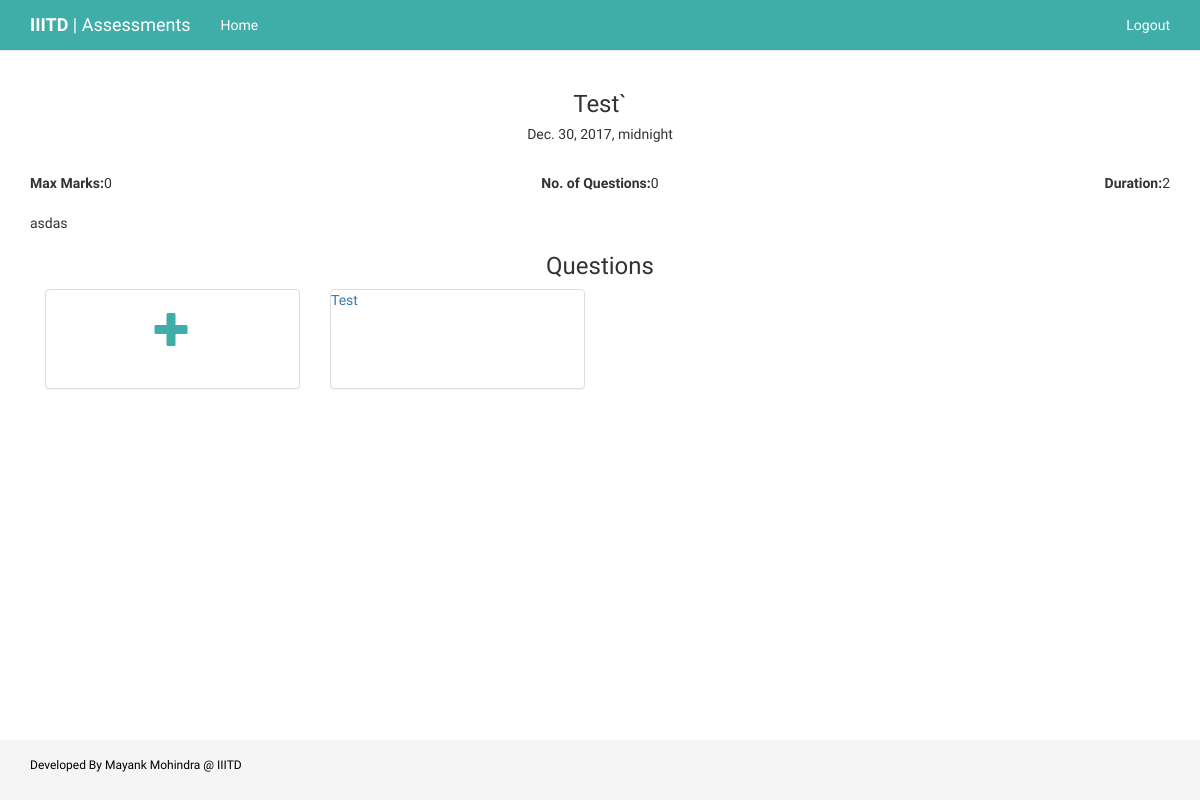
Page /view_assessment/1/ (signed in) on the committed database.
### quiz/models.py (models this page shows, shortened)
class Assessment(models.Model):
	name=models.CharField(max_length=250, blank=False)
	date=models.DateTimeField(blank=False)
	max_marks=models.IntegerField(null=False)
	no_of_questions=models.IntegerField(null=False)
	duration=models.IntegerField(null=False)
	description=models.CharField(max_length=2000, blank=True)

class Question(models.Model):
	assessment=models.ForeignKey(Assessment, on_delete=models.CASCADE)
	question=models.CharField(max_length=1000)
	option_a=models.CharField(max_length=250)
	option_b=models.CharField(max_length=250)
	option_c=models.CharField(max_length=250)
	option_d=models.CharField(max_length=250)
	question_image=models.CharField(default=None, max_length=250,blank=True, null=True)
	option_a_image=models.CharField(default=None, max_length=250,blank=True, null=True)
	option_b_image=models.CharField(default=None, max_length=250,blank=True, null=True)
	option_c_image=models.CharField(default=None, max_length=250,blank=True, null=True)
	option_d_image=models.CharField(default=None, max_length=250,blank=True, null=True)
	solution=models.CharField(max_length=2)

### quiz/views.py (the view)
# urls.py: url(r'^view_assessment/(?P<assessment_no>\d+)/$',views.viewAssessment, name='viewAssessment'),
@staff_member_required
def viewAssessment(request, assessment_no):
	assessment=get_object_or_404(Assessment, pk=assessment_no)
	questions=assessment.question_set.all()
	context={
		'assessment':assessment,
		'questions':questions,
	}
	return render(request, 'quiz/view_assessment.html', context)

### quiz/templates/quiz/view_assessment.html (shortened to what this page needs)
{% extends 'quiz/base.html' %}
{% load staticfiles %}
{% block body %}
<div class="container">
	<center>
		<h3>{{assessment.name}}</h3>
		<h5>{{assessment.date}}</h5>
	</center>
	<br>
	<div class="row">
		<div class="col-sm-4"><b>Max Marks:</b>{{assessment.max_marks}}</div>
		<div class="col-sm-4"><center><b>No. of Questions:</b>{{assessment.no_of_questions}}</center></div>
		<div class="col-sm-4"><div class="pull-right"><b>Duration:</b>{{assessment.duration}}</div></div>
	</div>
	<br>
	{{ assessment.description }}
	<br>
	<center>
		<h3>Questions</h3>
	</center>
	<div class="col-sm-3">
		<a href="{% url 'quiz:createQuestion' assessment.pk%}">
		<div class="panel panel-default">
		<h1><center>
			<span class="glyphicon glyphicon-plus"></span>
		</center></h1>
		</div>
		</a>
	</div>
	{% for question in questions %}
		<div class="col-sm-3">
			<a href="{% url 'quiz:viewQuestion' question.pk%}">
			<div class="panel panel-default">
				{{question.question}}
			</div>
			</a>
		</div>
	{% endfor %}
</div>
{% endblock %}

### quiz/static/quiz/css/base.css (style rules this page uses)
html { position: relative; min-height: 100%; }
body { font-family: 'Raleway', sans-serif; margin-bottom: 60px; }
.glyphicon-plus { color: #3fada8; }

### quiz/templates/quiz/view_assessment.html (style rules this page uses)
.panel { height: 100px; vertical-align: middle; }

### rows in the picture
Assessment: name "Test`", date "Dec. 30, 2017, midnight", max_marks "0", no_of_questions "0", duration "2", description "asdas"
Question: question "Test"
